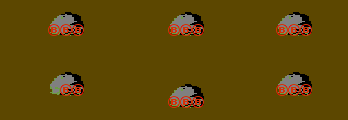

This game map was drawn from its Tiled (.tmx) file and the tilesets committed beside it. A one-line description and the trimmed map source follow:
An orthogonal 29x10 tile map with 12x12 px tiles, 4 tile layers (Ground, Stuff 1, Stuff 2, collision), 2 tilesets and 2 objects (trooper, hero).

<map version="1.0" orientation="orthogonal" width="29" height="10" tilewidth="12" tileheight="12">
 <tileset firstgid="1" name="static_small" tilewidth="12" tileheight="12">
  <image source="../images/static_small.png" width="72" height="36" />
  <tile id="10">
   <properties>
    <property name="type" value="solid" />
   </properties>
  </tile>
 </tileset>
 <tileset firstgid="19" name="static_big" tilewidth="12" tileheight="12">
  <image source="../images/static_big.png" width="264" height="240" />
 </tileset>
 <layer name="Ground" width="29" height="10">
  <data>[290 cells, 290 non-empty, 1 distinct tile ids]</data>
 </layer>
 <layer name="Stuff 1" width="29" height="10">
  <data>[290 cells, 18 non-empty, 3 distinct tile ids]</data>
 </layer>
 <objectgroup name="Objects" width="29" height="10">
  <object name="trooper" x="213" y="47" width="52" height="24" />
  <object name="hero" x="4" y="5" width="50" height="20" />
 </objectgroup>
 <layer name="Stuff 2" width="29" height="10">
  <data>[290 cells, 18 non-empty, 3 distinct tile ids]</data>
 </layer>
 <layer name="collision" width="29" height="10">
  <data>[290 cells, 17 non-empty, 1 distinct tile ids]</data>
 </layer>
</map>